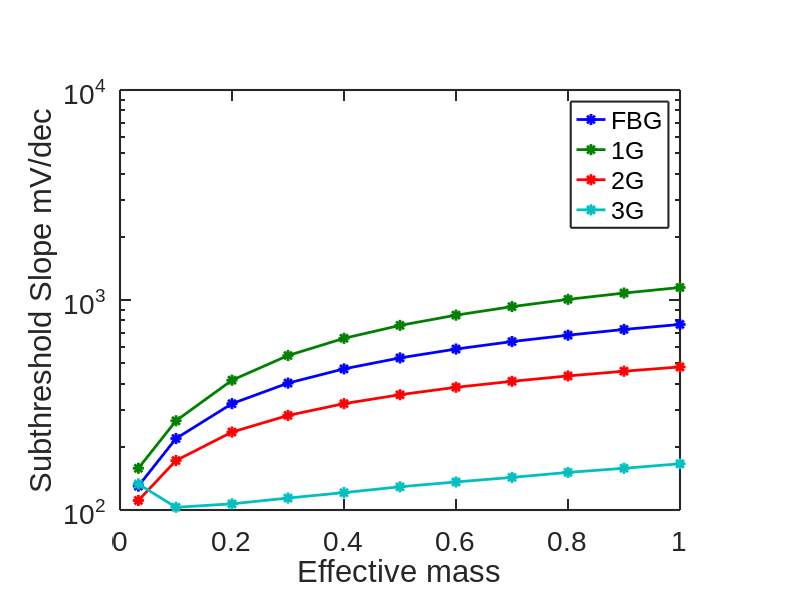
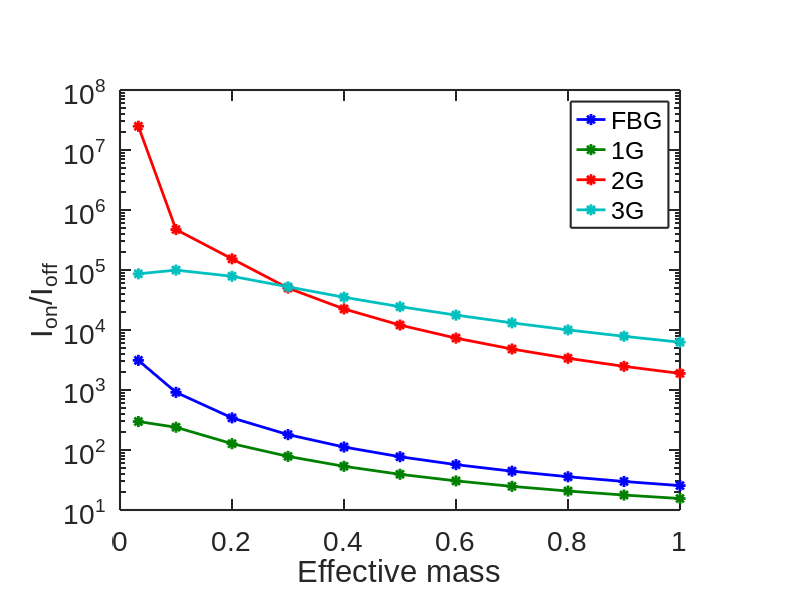
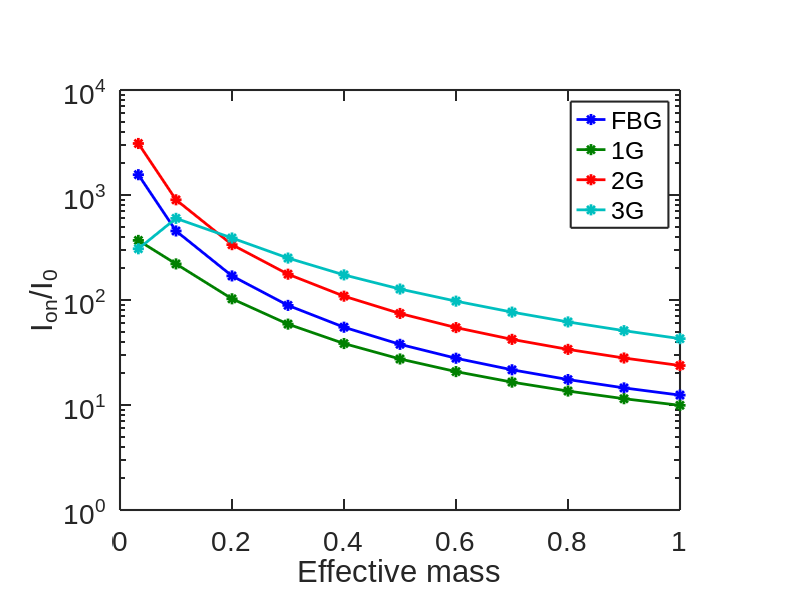

Reproduce these figures in MATLAB, in order.
clear;
 
% %%%%%%%%%%%%%%%%%%%%%%%%%%%%%%%% %
% Figure settings for publications %
% %%%%%%%%%%%%%%%%%%%%%%%%%%%%%%%% %
 
% The new defaults will not take effect if there are any open figures. To
% use them, we close 00_all figures, and then repeat the first example.
close all;
 
% Default settings: Default + Object type + Property
 
% Object type: Line
set(0,'DefaultLineLineWidth',2);
set(0,'DefaultLineMarkerSize',8);
 
% Object type: Axes
set(0,'DefaultAxesFontName','Arial');
set(0,'DefaultAxesFontSize',20);
set(0,'DefaultAxesLineWidth',1.5);
set(0,'DefaultAxesTickLength',[0.02 0.02]);
% set(0,'DefaultAxesUnits','inches');
% set(0,'DefaultAxesOuterPosition', [0 0 7 7]);
% set(0,'DefaultAxesPosition',[1 1 5 4]); 
set(0,'DefaultAxesUnits','normalized');
set(0,'DefaultAxesOuterPosition', [0 0 1 1]);
set(0,'DefaultAxesPosition',[0.15 0.15 0.7 0.7]); 
 
% Object type: Text
set(0,'DefaultTextFontName','Arial');
set(0,'DefaultTextFontSize',20);
set(0,'DefaultTextInterpreter','remove')
% set(0,'DefaultTextFontName','remove');
% set(0,'DefaultTextFontSize','remove');
% set(0,'DefaultTextInterpreter','remove');
	   
map = [0, 0, 1
    0, 0.5, 0
    1, 0, 0
    0, 0.75, 0.75
    0.75, 0, 0.75];

meff = [3.276444651734383E-002, 0.1, 0.2, 0.3, 0.4, 0.5, 0.6, 0.7, 0.8, 0.9, 1.0];

% [ss1,Ion_Ioff1,Ion_I01] = all_fbg;
% [ss2,Ion_Ioff2,Ion_I02] = all_1g;
% [ss3,Ion_Ioff3,Ion_I03] = all_2g;
% [ss4,Ion_Ioff4,Ion_I04] = all_3g;

ss_1 = [130	219	321	402	470	530	584	634	680	724	765]; %ss(1);
ss_2 = [158	266	415	544	657	757	847	930	1007	1079	1147]; %ss(2);
ss_3 = [111	172	235	282	321	354	384	410	435	458	480]; %ss(3);
ss_4 = [133	103	107	114	121	129	136	143	151	158	166]; %ss(4);

Ion_Ioff_1 = [3120.53430811884	914.510494065627	343.197969384060	180.493151408093	112.135339984313	77.2115902586595	57.0326732695333	44.3400742877832	35.8446102720163	29.8730895828928	25.5102364121678]; %Ion_Ioff(1); 
Ion_Ioff_2 = [298.065342047618	239.244237566324	127.471866927401	78.2642048620817	53.4567925749531	39.3478896182774	30.5805722285345	24.7623464250493	20.7034899425815	17.7541101570307	15.5396584015104]; %Ion_Ioff(2); 
Ion_Ioff_3 = [24906871.7555587	472303.370755159	153687.117885946	50011.4496418059	22449.9572698692	12084.2569643932	7320.62586738727	4819.13996256525	3374.53645943818	2478.24187144691	1890.04426005328]; %Ion_Ioff(3); 
Ion_Ioff_4 = [86350.2385346174	99546.4045322499	78568.2717227481	52414.3725743552	35152.0329449267	24478.2271116701	17722.3292075446	13158.1245132427	10032.4098875099	7853.48602586254	6264.44239184046]; %Ion_Ioff(4); 

Ion_I0_1 = [1560.77171242431	454.461614568071	169.607570063765	88.8621186876369	55.0498951791045	37.8194963071517	27.8845382289043	21.6463702222922	17.4772963291210	14.5507085319036	12.4150539519792]; %Ion_I0(1);
Ion_I0_2 = [369.401498548962	220.724622349951	102.706206336747	58.9032376181918	38.4936095556530	27.4401442945142	20.8036477500780	16.5118185078497	13.5776595879127	11.4801325667550	9.92641329482579]; %Ion_I0(2);
Ion_I0_3 = [3094.36504882919	900.219439913075	336.594469652083	176.064233249578	108.756036562391	74.4125344963356	54.6146445642705	42.1795827398342	33.8627863122648	28.0235641210011	23.7619528552810]; %Ion_I0(3);
Ion_I0_4 = [307.569932618819	599.077851522214	389.401557210700	250.825433260591	173.445861675784	127.177213017833	97.5080595048490	76.6841972057975	61.8227559795767	51.0491138421888	42.8438324834318]; %Ion_I0(4);

%% 
figure
semilogy(meff, ss_1,'Color',map(1,:), 'Marker', '*');
hold
semilogy(meff, ss_2,'Color',map(2,:),'Marker', '*');
semilogy(meff, ss_3,'Color',map(3,:),'Marker', '*');
semilogy(meff, ss_4,'Color',map(4,:),'Marker', '*');

xlabel('Effective mass');
ylabel('Subthreshold Slope mV/dec');

legend({'FBG', '1G', '2G', '3G'});

print('all_ss', '-depsc');

%% 
figure
semilogy(meff, Ion_Ioff_1,'Color',map(1,:), 'Marker', '*');
hold
semilogy(meff, Ion_Ioff_2,'Color',map(2,:),'Marker', '*');
semilogy(meff, Ion_Ioff_3,'Color',map(3,:),'Marker', '*');
semilogy(meff, Ion_Ioff_4,'Color',map(4,:),'Marker', '*');

xlabel('Effective mass');
ylabel('I_{on}/I_{off}');
%axis ([0 1 0 0.1*10^7])
legend({'FBG', '1G', '2G', '3G'});

print('all_ion_ioff', '-depsc');


%%
figure
semilogy(meff, Ion_I0_1,'Color',map(1,:), 'Marker', '*');
hold
semilogy(meff, Ion_I0_2,'Color',map(2,:),'Marker', '*');
semilogy(meff, Ion_I0_3,'Color',map(3,:),'Marker', '*');
semilogy(meff, Ion_I0_4,'Color',map(4,:),'Marker', '*');

xlabel('Effective mass');
ylabel('I_{on}/I_0');

legend({'FBG', '1G', '2G', '3G'});

print('all_ion_i0', '-depsc');